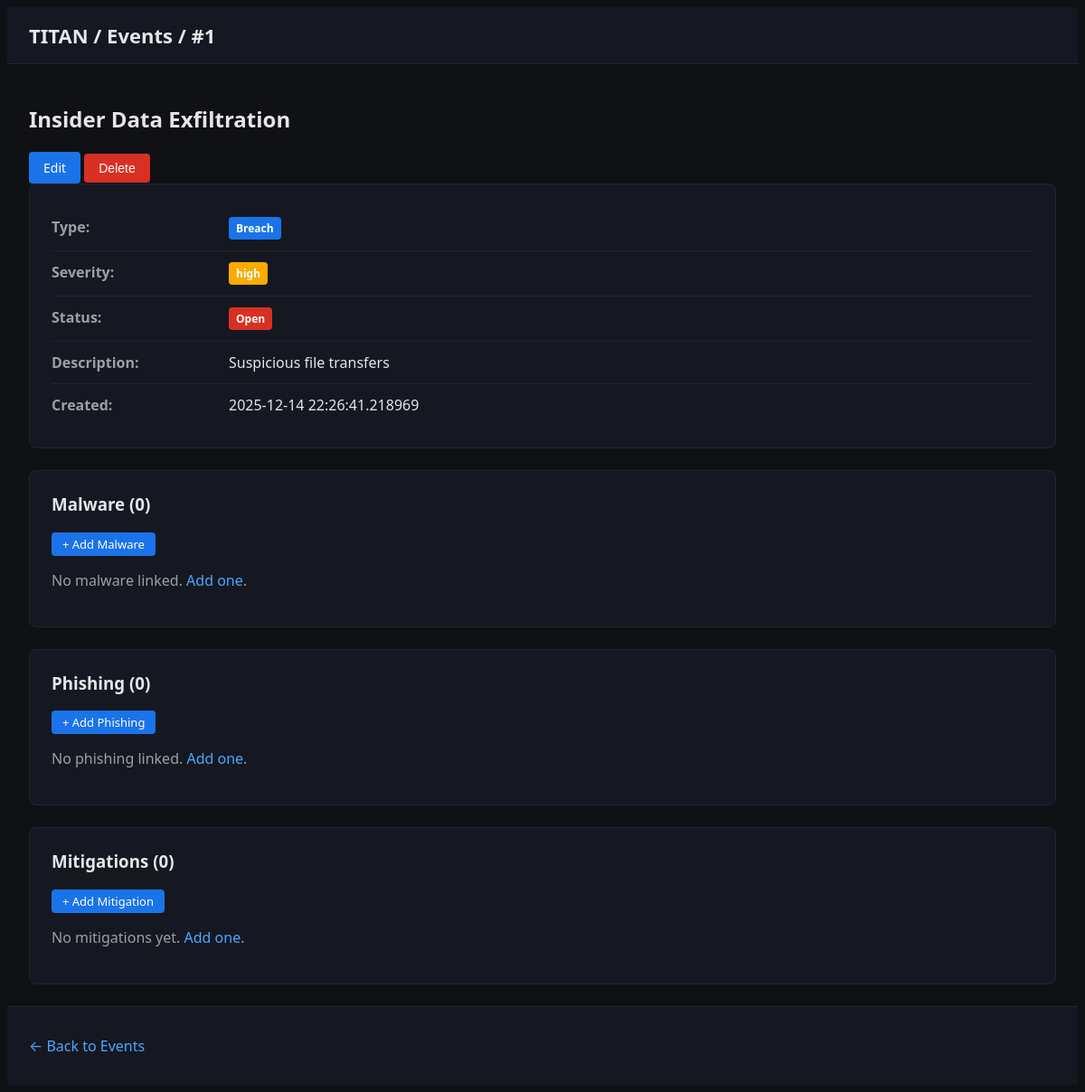
The page /events/1 on the database its author committed.
### backend/db_models.py (models this page shows)
class Event(Base):
    __tablename__ = "events"
    id = Column(Integer, primary_key=True)
    title = Column(String(256), nullable=False)
    description = Column(Text, nullable=True)
    severity = Column(String(16), nullable=True)  # critical, high, medium, low
    type = Column(Enum(EventType), nullable=True)
    status = Column(Enum(EventStatus), default=EventStatus.OPEN, nullable=False)
    event_date = Column(DateTime, nullable=True)
    closed_date = Column(DateTime, nullable=True)
    detected_date = Column(DateTime, default=datetime.utcnow, nullable=False)
    created_at = Column(DateTime, default=datetime.utcnow, nullable=False)
    apts = relationship("APT", secondary=apt_events, back_populates="events")
    malware_instances = relationship("Malware", back_populates="event")
    phishing_instances = relationship("Phish", back_populates="event")
    mitigations = relationship("Mitigation", back_populates="event", cascade="all, delete-orphan")

### backend/api.py (the view)
@app.get("/events/{id}", response_class=HTMLResponse)
async def view_event(request: Request, id: int):
    session = get_session(DEFAULT_DB_PATH)
    event = session.query(Event).filter(Event.id == id).first()
    if not event:
        return "Not found", 404
    template = env.get_template("events/detail.html")
    return template.render(request=request, event=event)

### frontend/templates/events/detail.html (shortened to what this page needs)
<!DOCTYPE html>
<html lang="en">
<head>
  <link rel="stylesheet" href="/static/styles.css">
</head>
<body>
  <header>
    <h1><a href="/">TITAN</a> / <a href="/events">Events</a> / #{{ event.id }}</h1>
  </header>
  <main>
    <div class="toolbar">
      <h2>{{ event.title }}</h2>
      <div>
        <a href="/events/{{ event.id }}/edit" class="btn">Edit</a>
        <form method="post" action="/events/{{ event.id }}/delete" style="display:inline">
          <button type="submit" class="btn btn-danger" onclick="return confirm('Delete this event?')">Delete</button>
        </form>
      </div>
    </div>
    <div class="detail-view">
      <div class="detail-row">
        <span class="label">Type:</span>
        <span>{% if event.type %}<span class="badge">{{ event.type.value.replace('_', ' ').title() }}</span>{% else %}—{% endif %}</span>
      </div>
      <div class="detail-row">
        <span class="label">Severity:</span>
        <span>{% if event.severity %}<span class="badge badge-{{ event.severity }}">{{ event.severity }}</span>{% else %}—{% endif %}</span>
      </div>
      <div class="detail-row">
        <span class="label">Status:</span>
        <span><span class="badge badge-{{ event.status.value }}">{{ event.status.value.replace('_', ' ').title() }}</span></span>
      </div>
      <div class="detail-row">
        <span class="label">Description:</span>
        <span>{{ event.description or '—' }}</span>
      </div>
      <div class="detail-row">
        <span class="label">Created:</span>
        <span>{{ event.created_at }}</span>
      </div>
    </div>
    <div class="content-section">
      <div class="toolbar">
        <h3>Malware ({{ event.malware_instances|length }})</h3>
        <a href="/events/{{ event.id }}/malware/new/form" class="btn-small btn-primary">+ Add Malware</a>
      </div>
      {% if event.malware_instances %}
      <table class="data-table">
        <thead>
          <tr>
            <th>Name</th>
            <th>Family</th>
            <th>IOCs</th>
            <th>Actions</th>
          </tr>
        </thead>
        <tbody>
          {% for malware in event.malware_instances %}
          <tr>
            <td>{{ malware.name }}</td>
            <td>{{ malware.family_ref.name if malware.family_ref else (malware.family or '—') }}</td>
            <td>{{ malware.iocs|length }}</td>
            <td class="actions">
              <a href="/malware/{{ malware.id }}/ioc/new/form" class="btn-small">+ IOC</a>
              <a href="/malware/{{ malware.id }}/edit" class="btn-small">Edit</a>
              <form method="post" action="/malware/{{ malware.id }}/delete" style="display:inline">
                <button type="submit" class="btn-small btn-danger" onclick="return confirm('Delete?')">Del</button>
              </form>
            </td>
          </tr>
          {% if malware.iocs %}
          <tr>
            <td colspan="4" style="padding-left:40px">
              <strong>IOCs:</strong>
              <ul class="ioc-list">
                {% for ioc in malware.iocs %}
                <li>
                  <span class="badge">{{ ioc.type }}</span> {{ ioc.value }}
                  <form method="post" action="/ioc/{{ ioc.id }}/delete" style="display:inline">
                    <button type="submit" class="btn-tiny btn-danger" onclick="return confirm('Delete?')">✕</button>
                  </form>
                </li>
                {% endfor %}
              </ul>
            </td>
          </tr>
          {% endif %}
          {% endfor %}
        </tbody>
      </table>
      {% else %}
      <p class="muted">No malware linked. <a href="/events/{{ event.id }}/malware/new/form">Add one</a>.</p>
      {% endif %}
    </div>
    <div class="content-section">
      <div class="toolbar">
        <h3>Phishing ({{ event.phishing_instances|length }})</h3>
        <a href="/events/{{ event.id }}/phish/new/form" class="btn-small btn-primary">+ Add Phishing</a>
      </div>
      {% if event.phishing_instances %}
      <table class="data-table">
        <thead>
          <tr>
            <th>Subject</th>
            <th>Sender</th>
            <th>Target</th>
            <th>IOCs</th>
            <th>Actions</th>
          </tr>
        </thead>
        <tbody>
          {% for phish in event.phishing_instances %}
          <tr>
            <td>{{ phish.subject or '—' }}</td>
            <td>{{ phish.sender or '—' }}</td>
            <td>{{ phish.target or '—' }}</td>
            <td>{{ phish.iocs|length }}</td>
            <td class="actions">
              <a href="/phish/{{ phish.id }}/ioc/new/form" class="btn-small">+ IOC</a>
              <a href="/phish/{{ phish.id }}/edit" class="btn-small">Edit</a>
              <form method="post" action="/phish/{{ phish.id }}/delete" style="display:inline">
                <button type="submit" class="btn-small btn-danger" onclick="return confirm('Delete?')">Del</button>
              </form>
            </td>
          </tr>
          {% if phish.iocs %}
          <tr>
            <td colspan="5" style="padding-left:40px">
              <strong>IOCs:</strong>
              <ul class="ioc-list">
                {% for ioc in phish.iocs %}
                <li>
                  <span class="badge">{{ ioc.type }}</span> {{ ioc.value }}
                  <form method="post" action="/ioc/{{ ioc.id }}/delete" style="display:inline">
                    <button type="submit" class="btn-tiny btn-danger" onclick="return confirm('Delete?')">✕</button>
                  </form>
                </li>
                {% endfor %}
              </ul>
            </td>
          </tr>
          {% endif %}
          {% endfor %}
        </tbody>
      </table>
      {% else %}
      <p class="muted">No phishing linked. <a href="/events/{{ event.id }}/phish/new/form">Add one</a>.</p>
      {% endif %}
    </div>
    <div class="content-section">
      <div class="toolbar">
        <h3>Mitigations ({{ event.mitigations|length }})</h3>
        <a href="/events/{{ event.id }}/mitigation/new/form" class="btn-small btn-primary">+ Add Mitigation</a>
      </div>
      {% if event.mitigations %}
      <table class="data-table">
        <thead>
          <tr>
            <th>Title</th>
            <th>Assigned To</th>
            <th>Actions</th>
          </tr>
        </thead>
        <tbody>
          {% for mitigation in event.mitigations %}
          <tr>
            <td>{{ mitigation.title }}</td>
            <td>{{ mitigation.assigned_to or '—' }}</td>
            <td class="actions">
              <a href="/mitigation/{{ mitigation.id }}/edit" class="btn-small">Edit</a>
              <form method="post" action="/mitigation/{{ mitigation.id }}/delete" style="display:inline">
                <button type="submit" class="btn-small btn-danger" onclick="return confirm('Delete?')">Del</button>
              </form>
            </td>
          </tr>
          {% endfor %}
        </tbody>
      </table>
      {% else %}
      <p class="muted">No mitigations yet. <a href="/events/{{ event.id }}/mitigation/new/form">Add one</a>.</p>
      {% endif %}
    </div>
  </main>
  <footer>
    <p class="muted"><a href="/events">← Back to Events</a></p>
  </footer>
</body>
</html>

### frontend/static/styles.css (style rules this page uses)
body { font-family:system-ui,-apple-system,Segoe UI,Roboto,Ubuntu,Cantarell,'Fira Sans','Droid Sans','Helvetica Neue',sans-serif;background:#0f1115;color:#e6e6e6 }
header { background:#151821;border-bottom:1px solid #222431;padding:16px 24px }
h1 { margin:0;font-size:22px }
h1 a { color:#e6e6e6;text-decoration:none }
main { padding:24px;min-height:calc(100vh - 200px) }
footer { padding:16px 24px;border-top:1px solid #222431;background:#151821 }
.muted { color:#9aa0a6 }
a { color:#4da6ff;text-decoration:none }
.badge { display:inline-block;padding:4px 8px;background:#1a73e8;color:#fff;border-radius:4px;font-size:12px;font-weight:600 }
.badge-high { background:#f9ab00 }
.badge-open { background:#d93025 }
.btn,.btn-small { display:inline-block;padding:8px 16px;background:#1a73e8;color:#fff;text-decoration:none;border-radius:4px;border:none;cursor:pointer;font-size:14px }
.btn-small { padding:4px 12px;font-size:13px }
.btn-primary { background:#1a73e8 }
.btn-danger { background:#d93025 }
.detail-view { background:#151821;border:1px solid #222431;border-radius:8px;padding:24px }
.detail-row { display:grid;grid-template-columns:180px 1fr;gap:16px;padding:12px 0;border-bottom:1px solid #222431 }
.detail-row:last-child { border-bottom:none }
.detail-row .label { font-weight:600;color:#9aa0a6 }
.content-section { margin-top:24px;background:#151821;border:1px solid #222431;border-radius:8px;padding:24px }
.content-section h3 { margin-top:0 }

### rows shown on the page
Event: id "1", title "Insider Data Exfiltration", type.value.replace "Breach", severity "high", status.value.replace "Open", description "Suspicious file transfers", created_at "2025-12-14 22:26:41.218969"

### other values the page prints
{{ event.malware_instances|length }} "0"
{{ event.phishing_instances|length }} "0"
{{ event.mitigations|length }} "0"
